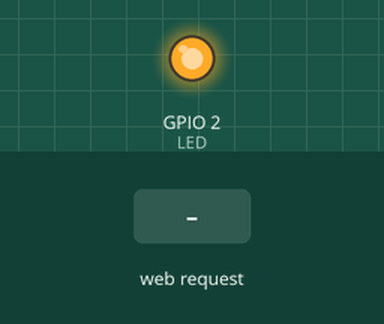
Bench run of a program on a simulated ESP8266 board running MicroPython. On the bench: output pins drawn as LEDs (lit = HIGH, except the on-board LED, lit = LOW). The inputs (shaded band) are chosen by the test bench.

Above: at 1.2 s.
1.3 s: HTTP request GET /?LED=ON received
At 1.7 s:
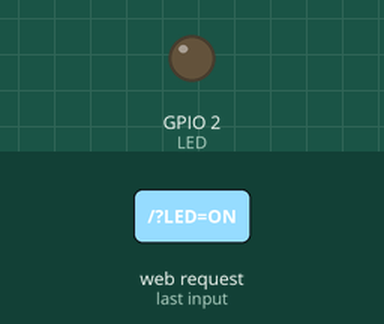
2.8 s: HTTP request GET /?LED=OFF received
At 4.1 s:
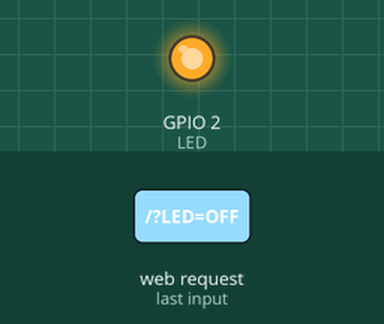
Timing chart, 0 to 5.8 s (numbered marks = the images above; inputs shaded):
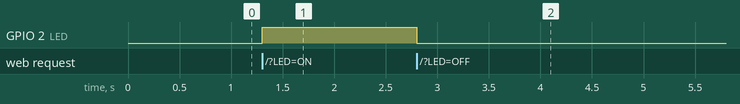

The program:

ledHTTP.py
```python
import socket
import gc
from machine import Pin

LED = Pin(2,Pin.OUT)

def pagina_web():
    if LED.value() == 1:
        estadoLED = "<h1>ON</h1>"
    else:
        estadoLED = "OFF"

    html = """<!DOCTYPE html>
    <html>
        <head>
            <title>Raspberry Rack</title>
            <style>
            h1 {color: blue;}
            </style>
        </head>
        <body> <h1 align="center">Panel de control</h1>
            <p align="center">Estado del LED: <strong>""" + estadoLED + """</strong></p>
            <p align="center"><a href=/?LED=ON><button>ON</button></a></p>
            <p align="center"><a href=/?LED=OFF><button>OFF</button></a></p>
        </body>
    </html>
    """

    return html

s = socket.socket(socket.AF_INET,socket.SOCK_STREAM)
s.setsockopt(socket.SOL_SOCKET,socket.SO_REUSEADDR,1)
s.bind(('',80))
s.listen(5)

while True:
    cl, addr = s.accept()
    request = cl.recv(1024)
    request = str(request)
    LED_ON = request.find('/?LED=ON')
    LED_OFF = request.find('/?LED=OFF')
    if LED_ON == 6:
        LED.value(1)
    if LED_OFF == 6:
        LED.value(0)
    response = pagina_web()
    cl.send('HTTP/1.1 200 OK\n')
    cl.send('Content-Type: text/html\n')
    cl.send('Connection: close\n\n')
    cl.sendall(response)
    cl.close()
    gc.collect()    
```

Measured:
- after the input at 1.3 s, GPIO 2 (LED): LOW → HIGH at once
- after the input at 2.8 s, GPIO 2 (LED): HIGH → LOW at once
